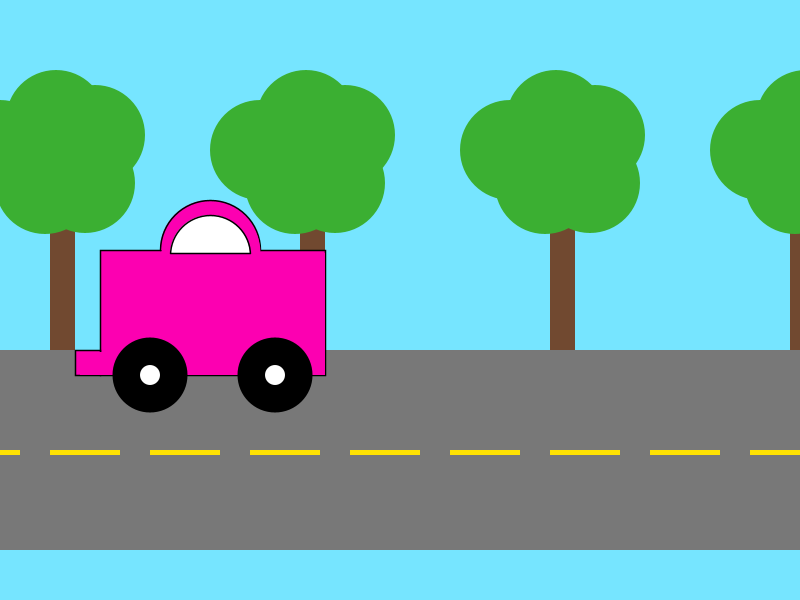
Frame 1 (no input)
Frame 60 (the mouse pressed at the canvas centre just before this capture): identical to frame 1, image omitted
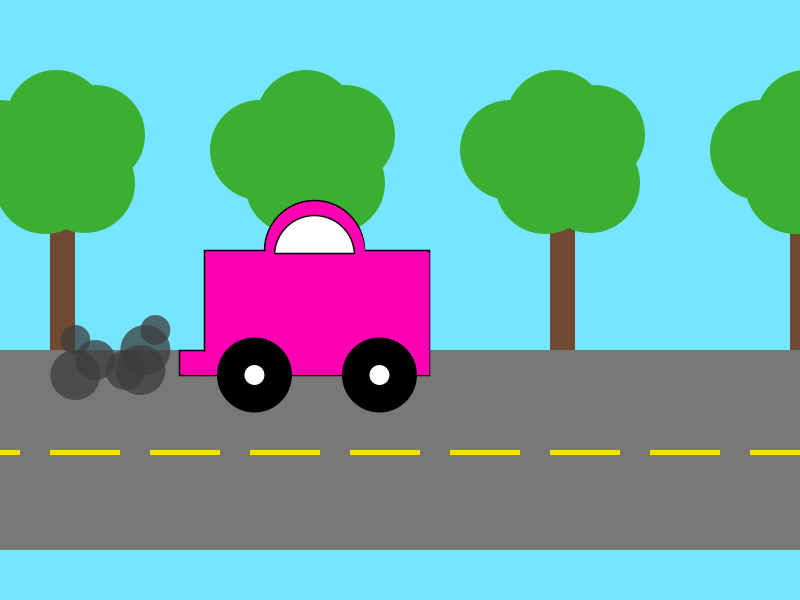
Frame 120 (the mouse held since frame 60 and released just before this capture)

The Processing sketch that drew these frames (run headless with seeded random() and noise(); from frame 60 on, the mouse is pressed at the canvas centre):

// Processing sketch: processing_103040
// ── processing_103040.pde

float x=250;
float y=250;

float easing=0.02;

void setup() {
  size(800, 600);
  smooth();
  strokeWeight(2);
}
void draw() {
  
  background(118, 229, 255);
  
  //road
  noStroke();
  fill(120);
  rect(0, 350, 800, 200);
  noStroke();
  fill(255, 226, 3);
  rect(-50,450, 70, 5);
  noStroke();
  fill(255, 226, 3);
  rect(50,450,70,5);
  noStroke();
  fill(255, 226, 3);
  rect(150, 450, 70, 5);
  noStroke();
  fill(255, 226, 3);
  rect(250, 450, 70, 5);
  noStroke();
  fill(255, 226, 3);
  rect(350, 450, 70, 5);
  noStroke();
  fill(255, 226, 3);
  rect(450, 450, 70, 5);
  noStroke();
  fill(255, 226, 3);
  rect(550, 450, 70, 5);
  noStroke();
  fill(255, 226, 3);
  rect(650, 450, 70, 5);
  noStroke();
  fill(255, 226, 3);
  rect(750, 450, 70, 5);
  noStroke();
  fill(255, 226, 3);
  rect(850, 450, 70, 5);
  
  //trees
  noStroke();
  fill(113, 73, 48);
  rect(50, 150, 25, 200);
  noStroke();
  fill(59, 175, 50);
  ellipse(0, 150, 100, 100);
  noStroke();
  fill(59, 175, 50);
  ellipse(85, 183, 100, 100);
  noStroke();
  fill(59, 175, 50);
  ellipse(45, 184, 100, 100);
  noStroke();
  fill(59, 175, 50);
  ellipse(95, 135, 100, 100);
  noStroke();
  fill(59, 175, 50);
  ellipse(56, 120, 100, 100);
  
  noStroke();
  fill(113, 73, 48);
  rect(300, 150, 25, 200);
  noStroke();
  fill(59, 175, 50);
  ellipse(260, 150, 100, 100);
  noStroke();
  fill(59, 175, 50);
  ellipse(335, 183, 100, 100);
  noStroke();
  fill(59, 175, 50);
  ellipse(295, 184, 100, 100);
  noStroke();
  fill(59, 175, 50);
  ellipse(345, 135, 100, 100);
  noStroke();
  fill(59, 175, 50);
  ellipse(306, 120, 100, 100);
  
  noStroke();
  fill(113, 73, 48);
  rect(550, 150, 25, 200);
  noStroke();
  fill(59, 175, 50);
  ellipse(510, 150, 100, 100);
  noStroke();
  fill(59, 175, 50);
  ellipse(590, 183, 100, 100);
  noStroke();
  fill(59, 175, 50);
  ellipse(545, 184, 100, 100);
  noStroke();
  fill(59, 175, 50);
  ellipse(595, 135, 100, 100);
  noStroke();
  fill(59, 175, 50);
  ellipse(556, 120, 100, 100);
    
  noStroke();
  fill(113, 73, 48);
  rect(790, 150, 25, 200);
  noStroke();
  fill(59, 175, 50);
  ellipse(760, 150, 100, 100);
  noStroke();
  fill(59, 175, 50);
  ellipse(840, 183, 100, 100);
  noStroke();
  fill(59, 175, 50);
  ellipse(795, 184, 100, 100);
  noStroke();
  fill(59, 175, 50);
  ellipse(845, 135, 100, 100);
  noStroke();
  fill(59, 175, 50);
  ellipse(806, 120, 100, 100);
  
  //car
  strokeWeight(1.5);
  stroke(0);
  fill(252, 0, 177);
  rect(x-150, y, 225, 125);
  strokeWeight(1.5);
  stroke(0);
  fill(252, 0, 177);
  arc(x-40,y, 100, 100, PI, TWO_PI);
  noStroke();
  fill(252, 0, 177);
  arc(x-39,y+3, 99, 99, PI, TWO_PI);
  strokeWeight(1.5);
  stroke(0);
  fill(255);
  arc(x-40,y+5, 80, 80, PI, TWO_PI);
  noStroke();
  fill(252, 0, 177);
  rect(x-148, y+3, 223, 122);
  stroke(0);
  line(x-80, y+3, x, y+3);
  noStroke();
  fill(0);
  ellipse(x-100, y+125, 75, 75);
  noStroke();
  fill(0);
  ellipse(x+25, y+125, 75, 75);
  noStroke();
  fill(255);
  ellipse(x+25, y+125, 20,20);
  noStroke();
  fill(255);
  ellipse(x-100, y+125, 20,20);
  strokeWeight(1.5);
  stroke(0);
  fill(252, 0, 177);
  rect(x-175, y+100, 25, 25);
  noStroke();
  fill(252, 0, 177);
  rect(x-170, y+102, 23, 23);
  
  //move
  if (mousePressed) {
     int targetX=mouseX;
     x+=(targetX-x)*easing;
  }
  //smoke
  if (mousePressed) {
    noStroke();
    fill(60, 190);
    ellipse(x-230, y+120, 40, 40);
    ellipse(x-210, y+100, 50, 50);
    ellipse(x-200, y+80, 30, 30);
    ellipse(x-260, y+110, 40, 40);
    ellipse(x-215, y+120, 50, 50);
    ellipse(x-280, y+125, 50, 50);
    ellipse(x-280, y+90, 30, 30);
  }
}
